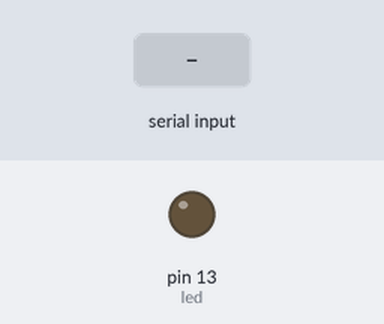
The sketch below on a simulated Arduino Uno, built with avr-gcc and run on an emulated ATmega328P. Parts: output pins drawn as LEDs (lit = HIGH). Inputs (shaded band) come from the test bench. What the sketch prints to the serial monitor is not drawn.

Above: at 3.2 s.
3.3 s: "Y" received over Serial
At 4.8 s:
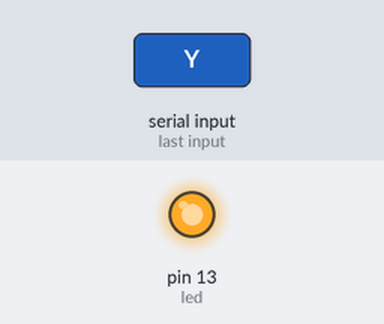
5.1 s: "N" received over Serial
At 6.4 s:
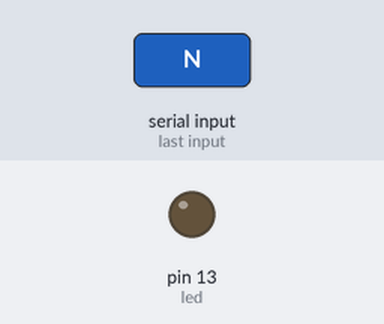
Timing chart, 0 to 8.1 s (numbered marks = the images above; inputs shaded):
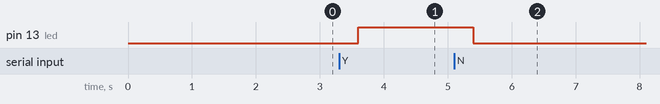

The sketch:

telebot_ard.ino
```cpp
int led = 13;
char input;
void setup() {
  // put your setup code here, to run once:
 pinMode(led, OUTPUT);
 Serial.begin(9600);
 delay(2000);
 Serial.print("type something :- ");
}

void loop() {
input = Serial.read();
delay(200);
Serial.print("You typed:  ");
Serial.print(input);
if (input == 'Y')
digitalWrite(led, HIGH);
if  (input == 'N')
digitalWrite(led, LOW);
}
```

Measured:
- after the input at 3.3 s, pin 13 (led): LOW → HIGH after 0.30 s
- after the input at 5.1 s, pin 13 (led): HIGH → LOW after 0.30 s
